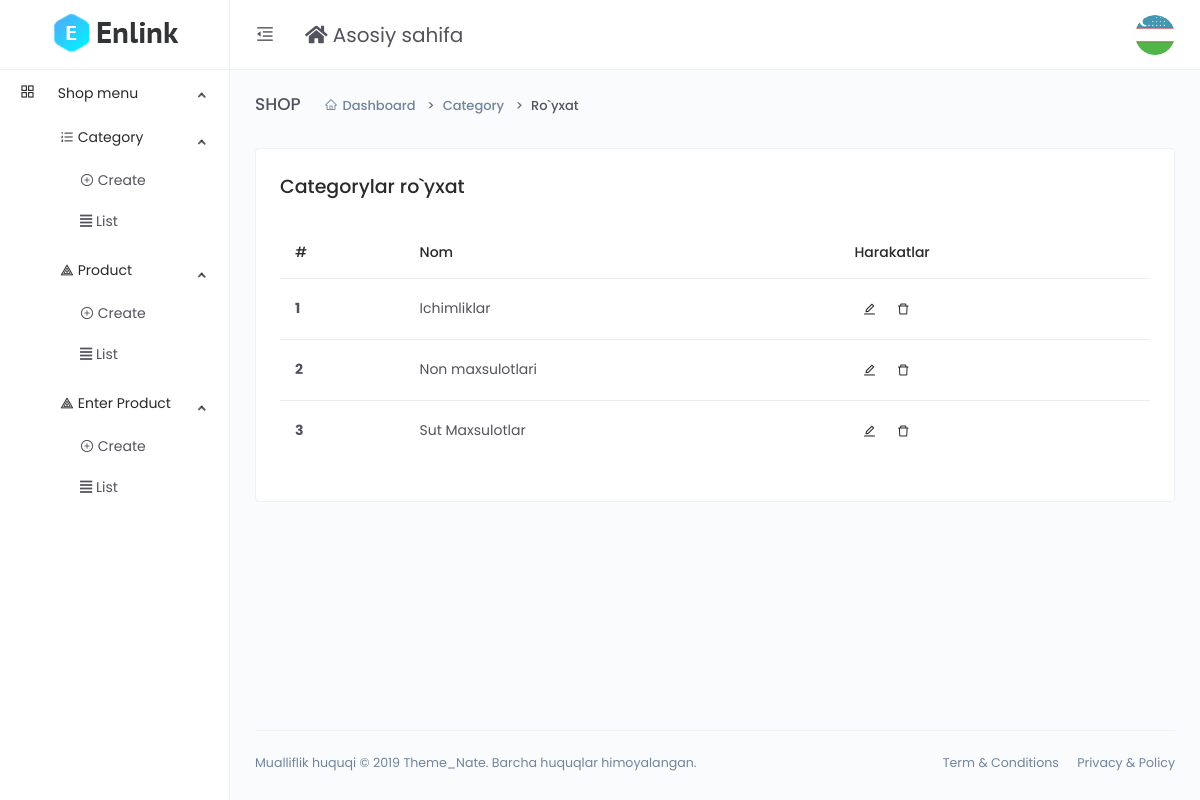
Page /dashboard/category-list/ (signed in) on the committed database.
### main/models.py (models this page shows, shortened)
class User(AbstractUser):
    avatar = models.ImageField(upload_to='avatar/',default='avatar/default.png')
    address = models.CharField(max_length=255, blank=True, null=True)
    phone = models.CharField(max_length=255, blank=True, null=True)
    zip_code = models.IntegerField(blank=True, null=True)
    class Meta(AbstractUser.Meta):
        swappable = "AUTH_USER_MODEL"

class CodeGenerate(models.Model):
    code = models.CharField(max_length=255, blank=True,unique=True)
    class Meta:
        abstract = True

class Category(CodeGenerate):
    name = models.CharField(max_length=255, unique=True)

### main/funcs.py (the view)
    def wrapper(request, *args, **kwargs):
        if request.user.is_staff:
            return func(request,*args, **kwargs)
        else:
            return redirect('front:index')

### main/dashboard/views.py (called while the page is built)
@staff_required
def category_list(request):
    queryset = models.Category.objects.all()
    context = {
        'queryset':queryset
        }
    return render(request, 'dashboard/category/list.html', context)

### main/funcs.py (called while the page is built)
def staff_required(func):
    def wrapper(request, *args, **kwargs):
        if request.user.is_staff:
            return func(request,*args, **kwargs)
        else:
            return redirect('front:index')
    return wrapper

### templates/dashboard/category/list.html (shortened to what this page needs)
{% extends 'dashboard/base.html' %}
{% block content %}
<div class="main-content">
    <div class="page-header">
        <h2 class="header-title">SHOP</h2>
        <div class="header-sub-title">
            <nav class="breadcrumb breadcrumb-dash">
                <a href="#" class="breadcrumb-item"><i class="anticon anticon-home m-r-5"></i>Dashboard</a>
                <a class="breadcrumb-item" href="#">Category</a>
                <span class="breadcrumb-item active">Ro`yxat</span>
            </nav>
        </div>
    </div>
    <div class="card">
        <div class="card-body">
            <h4>Categorylar ro`yxat</h4>
            <div class="m-t-25">
                <div class="table-responsive">
                    <table class="table">
                        <thead>
                            <tr>
                                <th scope="col">#</th>
                                <th scope="col">Nom</th>
                                <th scope="col">Harakatlar</th>
                            </tr>
                        </thead>
                        <tbody>
                            {% for q in queryset %}
                            <tr>
                                <th scope="row">{{forloop.counter}}</th>
                                <td>{{q.name}}</td>
                                <td>
                                    <button type="button" class="btn btn-icon btn-hover btn-sm btn-rounded pull-right" data-toggle="modal" data-target=".bd-example-modal-lg{{forloop.counter}}">
                                        <i class="anticon anticon-edit"></i>
                                    </button>
                                    <button type="button" class="btn btn-icon btn-hover btn-sm btn-rounded" data-toggle="modal" data-target=".bd-example-modal-sm{{forloop.counter}}">
                                        <i class="anticon anticon-delete"></i>
                                    </button>
                                </td>
                            </tr>
                            {% endfor %}
                        </tbody>
                    </table>
                </div>
            </div>
        </div>
    </div>
</div>
{% endblock %}

### templates/dashboard/base.html (shortened to what this page needs)
<!DOCTYPE html>
<html lang="en">
{% load static %}
<head>
    <link href="{% static 'dashboard/vendors/bootstrap-datepicker/bootstrap-datepicker.min.css' %}" rel="stylesheet">
    <link href="{% static 'dashboard/css/app.min.css' %}" rel="stylesheet">
</head>
<body>
    <div class="app">
        <div class="layout">
            <div class="header">
                <div class="logo logo-dark">
                    <a href="{% url 'dashboard:index' %}">
                        <img src="{% static 'dashboard/images/logo/logo.png' %}" alt="Logo">
                    </a>
                </div>
                <div class="nav-wrap">
                    <ul class="nav-left">
                        <li class="desktop-toggle">
                            <a href="javascript:void(0);">
                                <i class="anticon"></i>
                            </a>
                        </li>
                        <li class="drop-holder">
                            <a href="{% url 'front:index' %}"> <i class="fa fa-home"></i> Asosiy sahifa</a>
                        </li>
                    </ul>
                    <ul class="nav-right">
                        <li class="dropdown dropdown-animated scale-left">
                            <div class="pointer" data-toggle="dropdown">
                                <div class="avatar avatar-image  m-h-10 m-r-15">
                                    <img src="{{user.avatar.url}}"  alt="">
                                </div>
                            </div>
                        </li>
                    </ul>
                </div>
            </div>
            <div class="side-nav">
                <div class="side-nav-inner">
                    <ul class="side-nav-menu scrollable">
                        <li class="nav-item dropdown open">
                            <a class="dropdown-toggle" href="javascript:void(0);">
                                <span class="icon-holder">
                                    <i class="anticon anticon-appstore"></i>
                                </span>
                                <span class="title">Shop menu</span>
                            </a>
                            <ul class="dropdown-menu">
                                <li>
                                    <li class="nav-item dropdown open">
                                        <a class="dropdown-toggle" href="javascript:void(0);">
                                            <span class="icon-holder">
                                                <i class="anticon anticon-ordered-list"></i>
                                            </span>
                                            <span class="title">Category</span>
                                        </a>
                                        <ul class="dropdown-menu">
                                            <li>
                                                <a href="{% url 'dashboard:category_create' %}">
                                                    <i class="anticon anticon-plus-circle"></i>
                                                    Create
                                                </a>
                                            </li>
                                            <li>
                                                <a href="{% url 'dashboard:category_list' %}">
                                                    <span class="icon-holder">
                                                        <i class="fas fa-align-justify"></i>
                                                        List
                                                    </span>
                                                </a>
                                            </li>
                                        </ul>
                                    </li>
                                </li>
                                <li>
                                    <li class="nav-item dropdown open">
                                        <a class="dropdown-toggle" href="javascript:void(0);">
                                            <span class="icon-holder">
                                                <i class="anticon anticon-heat-map"></i>
                                            </span>
                                            <span class="title">Product</span>
                                        </a>
                                        <ul class="dropdown-menu">
                                            <li>
                                                <a href="{% url 'dashboard:product_create' %}">
                                                    <i class="anticon anticon-plus-circle"></i>
                                                    Create
                                                </a>
                                            </li>
                                            <li>
                                                <a href="{% url 'dashboard:product_list' %}">
                                                    <i class="fas fa-align-justify"></i>
                                                    List
                                                </a>
                                            </li>
                                        </ul>
                                    </li>
                                </li>
                                <li>
                                    <li class="nav-item dropdown open">
                                        <a class="dropdown-toggle" href="javascript:void(0);">
                                            <span class="icon-holder">
                                                <i class="anticon anticon-heat-map"></i>
                                            </span>
                                            <span class="title">Enter Product</span>
                                        </a>
                                        <ul class="dropdown-menu">
                                            <li>
                                                <a href="{% url 'dashboard:create_product_enter' %}">
                                                    <i class="anticon anticon-plus-circle"></i>
                                                    Create
                                                </a>
                                            </li>
                                            <li>
                                                <a href="{% url 'dashboard:list_product_enter' %}">
                                                    <i class="fas fa-align-justify"></i>
                                                    List
                                                </a>
                                            </li>
                                        </ul>
                                    </li>
                                </li>
                            </ul>
                        </li>
                    </ul>
                </div>
            </div>
            <div class="page-container">
                {% block content %}
                {% endblock %}
                <footer class="footer">
                    <div class="footer-content">
                        <p class="m-b-0">Mualliflik huquqi © 2019 Theme_Nate. Barcha huquqlar himoyalangan.</p>
                        <span>
                            <a href="" class="text-gray m-r-15">Term &amp; Conditions</a>
                            <a href="" class="text-gray">Privacy &amp; Policy</a>
                        </span>
                    </div>
                </footer>
            </div>
        </div>
    </div>
</body>
</html>

### rows in the picture
User: avatar (picture)
Category: name "Ichimliklar"
Category: name "Non maxsulotlari"
Category: name "Sut Maxsulotlar"
